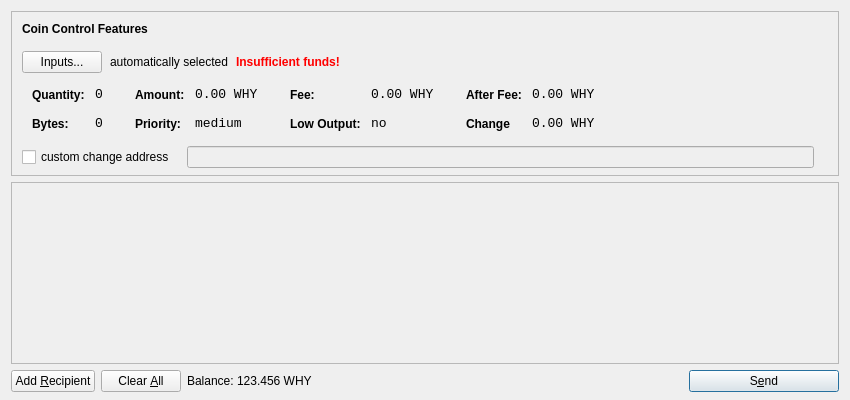
<?xml version="1.0" encoding="UTF-8"?>
<ui version="4.0">
 <class>SendCoinsDialog</class>
 <widget class="QDialog" name="SendCoinsDialog">
  <property name="geometry">
   <rect>
    <x>0</x>
    <y>0</y>
    <width>850</width>
    <height>400</height>
   </rect>
  </property>
  <property name="windowTitle">
   <string>Send Coins</string>
  </property>
  <layout class="QVBoxLayout" name="verticalLayout" stretch="0,1,0">
   <property name="bottomMargin">
    <number>8</number>
   </property>
   <item>
    <widget class="QFrame" name="frameCoinControl">
     <property name="sizePolicy">
      <sizepolicy hsizetype="Expanding" vsizetype="Expanding">
       <horstretch>0</horstretch>
       <verstretch>0</verstretch>
      </sizepolicy>
     </property>
     <property name="maximumSize">
      <size>
       <width>16777215</width>
       <height>16777215</height>
      </size>
     </property>
     <property name="frameShape">
      <enum>QFrame::StyledPanel</enum>
     </property>
     <property name="frameShadow">
      <enum>QFrame::Sunken</enum>
     </property>
     <layout class="QVBoxLayout" name="verticalLayoutCoinControl2">
      <property name="spacing">
       <number>-1</number>
      </property>
      <property name="leftMargin">
       <number>0</number>
      </property>
      <property name="topMargin">
       <number>0</number>
      </property>
      <property name="rightMargin">
       <number>0</number>
      </property>
      <property name="bottomMargin">
       <number>6</number>
      </property>
      <item>
       <layout class="QVBoxLayout" name="verticalLayoutCoinControl" stretch="0,0,0,0,1">
        <property name="spacing">
         <number>0</number>
        </property>
        <property name="leftMargin">
         <number>10</number>
        </property>
        <property name="topMargin">
         <number>10</number>
        </property>
        <item>
         <layout class="QHBoxLayout" name="horizontalLayoutCoinControl1">
          <property name="bottomMargin">
           <number>15</number>
          </property>
          <item>
           <widget class="QLabel" name="labelCoinControlFeatures">
            <property name="sizePolicy">
             <sizepolicy hsizetype="Preferred" vsizetype="Maximum">
              <horstretch>0</horstretch>
              <verstretch>0</verstretch>
             </sizepolicy>
            </property>
            <property name="font">
             <font>
              <weight>75</weight>
              <bold>true</bold>
             </font>
            </property>
            <property name="styleSheet">
             <string notr="true">font-weight:bold;</string>
            </property>
            <property name="text">
             <string>Coin Control Features</string>
            </property>
           </widget>
          </item>
         </layout>
        </item>
        <item>
         <layout class="QHBoxLayout" name="horizontalLayoutCoinControl2" stretch="0,0,0,0">
          <property name="spacing">
           <number>8</number>
          </property>
          <property name="bottomMargin">
           <number>10</number>
          </property>
          <item>
           <widget class="QPushButton" name="pushButtonCoinControl">
            <property name="styleSheet">
             <string notr="true"/>
            </property>
            <property name="text">
             <string>Inputs...</string>
            </property>
           </widget>
          </item>
          <item>
           <widget class="QLabel" name="labelCoinControlAutomaticallySelected">
            <property name="text">
             <string>automatically selected</string>
            </property>
            <property name="margin">
             <number>5</number>
            </property>
           </widget>
          </item>
          <item>
           <widget class="QLabel" name="labelCoinControlInsuffFunds">
            <property name="font">
             <font>
              <weight>75</weight>
              <bold>true</bold>
             </font>
            </property>
            <property name="styleSheet">
             <string notr="true">color:red;font-weight:bold;</string>
            </property>
            <property name="text">
             <string>Insufficient funds!</string>
            </property>
            <property name="margin">
             <number>5</number>
            </property>
           </widget>
          </item>
          <item>
           <spacer name="horizontalSpacerCoinControl">
            <property name="orientation">
             <enum>Qt::Horizontal</enum>
            </property>
            <property name="sizeHint" stdset="0">
             <size>
              <width>40</width>
              <height>1</height>
             </size>
            </property>
           </spacer>
          </item>
         </layout>
        </item>
        <item>
         <widget class="QWidget" name="widgetCoinControl" native="true">
          <property name="sizePolicy">
           <sizepolicy hsizetype="Preferred" vsizetype="Preferred">
            <horstretch>0</horstretch>
            <verstretch>0</verstretch>
           </sizepolicy>
          </property>
          <property name="minimumSize">
           <size>
            <width>0</width>
            <height>0</height>
           </size>
          </property>
          <property name="styleSheet">
           <string notr="true"/>
          </property>
          <layout class="QHBoxLayout" name="horizontalLayoutCoinControl5">
           <property name="margin">
            <number>0</number>
           </property>
           <item>
            <layout class="QHBoxLayout" name="horizontalLayoutCoinControl3" stretch="0,0,0,1">
             <property name="spacing">
              <number>20</number>
             </property>
             <property name="topMargin">
              <number>0</number>
             </property>
             <property name="bottomMargin">
              <number>10</number>
             </property>
             <item>
              <layout class="QFormLayout" name="formLayoutCoinControl1">
               <property name="horizontalSpacing">
                <number>10</number>
               </property>
               <property name="verticalSpacing">
                <number>14</number>
               </property>
               <property name="leftMargin">
                <number>10</number>
               </property>
               <property name="topMargin">
                <number>4</number>
               </property>
               <property name="rightMargin">
                <number>6</number>
               </property>
               <item row="0" column="0">
                <widget class="QLabel" name="labelCoinControlQuantityText">
                 <property name="styleSheet">
                  <string notr="true">font-weight:bold;</string>
                 </property>
                 <property name="text">
                  <string>Quantity:</string>
                 </property>
                 <property name="margin">
                  <number>0</number>
                 </property>
                </widget>
               </item>
               <item row="0" column="1">
                <widget class="QLabel" name="labelCoinControlQuantity">
                 <property name="font">
                  <font>
                   <family>Monospace</family>
                   <pointsize>10</pointsize>
                  </font>
                 </property>
                 <property name="cursor">
                  <cursorShape>IBeamCursor</cursorShape>
                 </property>
                 <property name="contextMenuPolicy">
                  <enum>Qt::ActionsContextMenu</enum>
                 </property>
                 <property name="text">
                  <string>0</string>
                 </property>
                 <property name="margin">
                  <number>0</number>
                 </property>
                 <property name="textInteractionFlags">
                  <set>Qt::LinksAccessibleByMouse|Qt::TextSelectableByKeyboard|Qt::TextSelectableByMouse</set>
                 </property>
                </widget>
               </item>
               <item row="1" column="0">
                <widget class="QLabel" name="labelCoinControlBytesText">
                 <property name="styleSheet">
                  <string notr="true">font-weight:bold;</string>
                 </property>
                 <property name="text">
                  <string>Bytes:</string>
                 </property>
                </widget>
               </item>
               <item row="1" column="1">
                <widget class="QLabel" name="labelCoinControlBytes">
                 <property name="font">
                  <font>
                   <family>Monospace</family>
                   <pointsize>10</pointsize>
                  </font>
                 </property>
                 <property name="cursor">
                  <cursorShape>IBeamCursor</cursorShape>
                 </property>
                 <property name="contextMenuPolicy">
                  <enum>Qt::ActionsContextMenu</enum>
                 </property>
                 <property name="text">
                  <string>0</string>
                 </property>
                 <property name="textInteractionFlags">
                  <set>Qt::LinksAccessibleByMouse|Qt::TextSelectableByKeyboard|Qt::TextSelectableByMouse</set>
                 </property>
                </widget>
               </item>
              </layout>
             </item>
             <item>
              <layout class="QFormLayout" name="formLayoutCoinControl2">
               <property name="horizontalSpacing">
                <number>10</number>
               </property>
               <property name="verticalSpacing">
                <number>14</number>
               </property>
               <property name="leftMargin">
                <number>6</number>
               </property>
               <property name="topMargin">
                <number>4</number>
               </property>
               <property name="rightMargin">
                <number>6</number>
               </property>
               <item row="0" column="0">
                <widget class="QLabel" name="labelCoinControlAmountText">
                 <property name="styleSheet">
                  <string notr="true">font-weight:bold;</string>
                 </property>
                 <property name="text">
                  <string>Amount:</string>
                 </property>
                 <property name="margin">
                  <number>0</number>
                 </property>
                </widget>
               </item>
               <item row="0" column="1">
                <widget class="QLabel" name="labelCoinControlAmount">
                 <property name="font">
                  <font>
                   <family>Monospace</family>
                   <pointsize>10</pointsize>
                  </font>
                 </property>
                 <property name="cursor">
                  <cursorShape>IBeamCursor</cursorShape>
                 </property>
                 <property name="contextMenuPolicy">
                  <enum>Qt::ActionsContextMenu</enum>
                 </property>
                 <property name="text">
                  <string>0.00 WHY</string>
                 </property>
                 <property name="textInteractionFlags">
                  <set>Qt::LinksAccessibleByMouse|Qt::TextSelectableByKeyboard|Qt::TextSelectableByMouse</set>
                 </property>
                </widget>
               </item>
               <item row="1" column="0">
                <widget class="QLabel" name="labelCoinControlPriorityText">
                 <property name="styleSheet">
                  <string notr="true">font-weight:bold;</string>
                 </property>
                 <property name="text">
                  <string>Priority:</string>
                 </property>
                </widget>
               </item>
               <item row="1" column="1">
                <widget class="QLabel" name="labelCoinControlPriority">
                 <property name="font">
                  <font>
                   <family>Monospace</family>
                   <pointsize>10</pointsize>
                  </font>
                 </property>
                 <property name="cursor">
                  <cursorShape>IBeamCursor</cursorShape>
                 </property>
                 <property name="contextMenuPolicy">
                  <enum>Qt::ActionsContextMenu</enum>
                 </property>
                 <property name="text">
                  <string>medium</string>
                 </property>
                 <property name="textInteractionFlags">
                  <set>Qt::LinksAccessibleByMouse|Qt::TextSelectableByKeyboard|Qt::TextSelectableByMouse</set>
                 </property>
                </widget>
               </item>
              </layout>
             </item>
             <item>
              <layout class="QFormLayout" name="formLayoutCoinControl3">
               <property name="horizontalSpacing">
                <number>10</number>
               </property>
               <property name="verticalSpacing">
                <number>14</number>
               </property>
               <property name="leftMargin">
                <number>6</number>
               </property>
               <property name="topMargin">
                <number>4</number>
               </property>
               <property name="rightMargin">
                <number>6</number>
               </property>
               <item row="0" column="0">
                <widget class="QLabel" name="labelCoinControlFeeText">
                 <property name="styleSheet">
                  <string notr="true">font-weight:bold;</string>
                 </property>
                 <property name="text">
                  <string>Fee:</string>
                 </property>
                 <property name="margin">
                  <number>0</number>
                 </property>
                </widget>
               </item>
               <item row="0" column="1">
                <widget class="QLabel" name="labelCoinControlFee">
                 <property name="font">
                  <font>
                   <family>Monospace</family>
                   <pointsize>10</pointsize>
                  </font>
                 </property>
                 <property name="cursor">
                  <cursorShape>IBeamCursor</cursorShape>
                 </property>
                 <property name="contextMenuPolicy">
                  <enum>Qt::ActionsContextMenu</enum>
                 </property>
                 <property name="text">
                  <string>0.00 WHY</string>
                 </property>
                 <property name="textInteractionFlags">
                  <set>Qt::LinksAccessibleByMouse|Qt::TextSelectableByKeyboard|Qt::TextSelectableByMouse</set>
                 </property>
                </widget>
               </item>
               <item row="1" column="0">
                <widget class="QLabel" name="labelCoinControlLowOutputText">
                 <property name="styleSheet">
                  <string notr="true">font-weight:bold;</string>
                 </property>
                 <property name="text">
                  <string>Low Output:</string>
                 </property>
                </widget>
               </item>
               <item row="1" column="1">
                <widget class="QLabel" name="labelCoinControlLowOutput">
                 <property name="font">
                  <font>
                   <family>Monospace</family>
                   <pointsize>10</pointsize>
                  </font>
                 </property>
                 <property name="cursor">
                  <cursorShape>IBeamCursor</cursorShape>
                 </property>
                 <property name="contextMenuPolicy">
                  <enum>Qt::ActionsContextMenu</enum>
                 </property>
                 <property name="text">
                  <string>no</string>
                 </property>
                 <property name="textInteractionFlags">
                  <set>Qt::LinksAccessibleByMouse|Qt::TextSelectableByKeyboard|Qt::TextSelectableByMouse</set>
                 </property>
                </widget>
               </item>
              </layout>
             </item>
             <item>
              <layout class="QFormLayout" name="formLayoutCoinControl4">
               <property name="horizontalSpacing">
                <number>10</number>
               </property>
               <property name="verticalSpacing">
                <number>14</number>
               </property>
               <property name="leftMargin">
                <number>6</number>
               </property>
               <property name="topMargin">
                <number>4</number>
               </property>
               <property name="rightMargin">
                <number>6</number>
               </property>
               <item row="0" column="0">
                <widget class="QLabel" name="labelCoinControlAfterFeeText">
                 <property name="styleSheet">
                  <string notr="true">font-weight:bold;</string>
                 </property>
                 <property name="text">
                  <string>After Fee:</string>
                 </property>
                 <property name="margin">
                  <number>0</number>
                 </property>
                </widget>
               </item>
               <item row="0" column="1">
                <widget class="QLabel" name="labelCoinControlAfterFee">
                 <property name="font">
                  <font>
                   <family>Monospace</family>
                   <pointsize>10</pointsize>
                  </font>
                 </property>
                 <property name="cursor">
                  <cursorShape>IBeamCursor</cursorShape>
                 </property>
                 <property name="contextMenuPolicy">
                  <enum>Qt::ActionsContextMenu</enum>
                 </property>
                 <property name="text">
                  <string>0.00 WHY</string>
                 </property>
                 <property name="textInteractionFlags">
                  <set>Qt::LinksAccessibleByMouse|Qt::TextSelectableByKeyboard|Qt::TextSelectableByMouse</set>
                 </property>
                </widget>
               </item>
               <item row="1" column="0">
                <widget class="QLabel" name="labelCoinControlChangeText">
                 <property name="styleSheet">
                  <string notr="true">font-weight:bold;</string>
                 </property>
                 <property name="text">
                  <string>Change</string>
                 </property>
                </widget>
               </item>
               <item row="1" column="1">
                <widget class="QLabel" name="labelCoinControlChange">
                 <property name="font">
                  <font>
                   <family>Monospace</family>
                   <pointsize>10</pointsize>
                  </font>
                 </property>
                 <property name="cursor">
                  <cursorShape>IBeamCursor</cursorShape>
                 </property>
                 <property name="contextMenuPolicy">
                  <enum>Qt::ActionsContextMenu</enum>
                 </property>
                 <property name="text">
                  <string>0.00 WHY</string>
                 </property>
                 <property name="textInteractionFlags">
                  <set>Qt::LinksAccessibleByMouse|Qt::TextSelectableByKeyboard|Qt::TextSelectableByMouse</set>
                 </property>
                </widget>
               </item>
              </layout>
             </item>
            </layout>
           </item>
          </layout>
         </widget>
        </item>
        <item>
         <layout class="QHBoxLayout" name="horizontalLayoutCoinControl4" stretch="0,0,0">
          <property name="spacing">
           <number>12</number>
          </property>
          <property name="sizeConstraint">
           <enum>QLayout::SetDefaultConstraint</enum>
          </property>
          <property name="topMargin">
           <number>5</number>
          </property>
          <property name="rightMargin">
           <number>5</number>
          </property>
          <item>
           <widget class="QCheckBox" name="checkBoxCoinControlChange">
            <property name="text">
             <string>custom change address</string>
            </property>
           </widget>
          </item>
          <item>
           <widget class="QLineEdit" name="lineEditCoinControlChange">
            <property name="enabled">
             <bool>false</bool>
            </property>
            <property name="sizePolicy">
             <sizepolicy hsizetype="Expanding" vsizetype="Fixed">
              <horstretch>0</horstretch>
              <verstretch>0</verstretch>
             </sizepolicy>
            </property>
           </widget>
          </item>
          <item>
           <widget class="QLabel" name="labelCoinControlChangeLabel">
            <property name="sizePolicy">
             <sizepolicy hsizetype="Preferred" vsizetype="Expanding">
              <horstretch>0</horstretch>
              <verstretch>0</verstretch>
             </sizepolicy>
            </property>
            <property name="minimumSize">
             <size>
              <width>0</width>
              <height>0</height>
             </size>
            </property>
            <property name="text">
             <string/>
            </property>
            <property name="margin">
             <number>3</number>
            </property>
           </widget>
          </item>
         </layout>
        </item>
        <item>
         <spacer name="verticalSpacerCoinControl">
          <property name="orientation">
           <enum>Qt::Vertical</enum>
          </property>
          <property name="sizeHint" stdset="0">
           <size>
            <width>800</width>
            <height>1</height>
           </size>
          </property>
         </spacer>
        </item>
       </layout>
      </item>
     </layout>
    </widget>
   </item>
   <item>
    <widget class="QScrollArea" name="scrollArea">
     <property name="widgetResizable">
      <bool>true</bool>
     </property>
     <widget class="QWidget" name="scrollAreaWidgetContents">
      <property name="geometry">
       <rect>
        <x>0</x>
        <y>0</y>
        <width>830</width>
        <height>165</height>
       </rect>
      </property>
      <layout class="QVBoxLayout" name="verticalLayout_2">
       <property name="margin">
        <number>0</number>
       </property>
       <item>
        <layout class="QVBoxLayout" name="entries">
         <property name="spacing">
          <number>6</number>
         </property>
        </layout>
       </item>
       <item>
        <spacer name="verticalSpacer">
         <property name="orientation">
          <enum>Qt::Vertical</enum>
         </property>
         <property name="sizeHint" stdset="0">
          <size>
           <width>20</width>
           <height>40</height>
          </size>
         </property>
        </spacer>
       </item>
      </layout>
     </widget>
    </widget>
   </item>
   <item>
    <layout class="QHBoxLayout" name="horizontalLayout">
     <item>
      <widget class="QPushButton" name="addButton">
       <property name="toolTip">
        <string>Send to multiple recipients at once</string>
       </property>
       <property name="text">
        <string>Add &amp;Recipient</string>
       </property>
       <property name="autoDefault">
        <bool>false</bool>
       </property>
      </widget>
     </item>
     <item>
      <widget class="QPushButton" name="clearButton">
       <property name="sizePolicy">
        <sizepolicy hsizetype="Minimum" vsizetype="Fixed">
         <horstretch>0</horstretch>
         <verstretch>0</verstretch>
        </sizepolicy>
       </property>
       <property name="toolTip">
        <string>Remove all transaction fields</string>
       </property>
       <property name="text">
        <string>Clear &amp;All</string>
       </property>
       <property name="autoRepeatDelay">
        <number>300</number>
       </property>
       <property name="autoDefault">
        <bool>false</bool>
       </property>
      </widget>
     </item>
     <item>
      <layout class="QHBoxLayout" name="horizontalLayout_2">
       <property name="spacing">
        <number>3</number>
       </property>
       <item>
        <widget class="QLabel" name="label">
         <property name="sizePolicy">
          <sizepolicy hsizetype="Preferred" vsizetype="Fixed">
           <horstretch>0</horstretch>
           <verstretch>0</verstretch>
          </sizepolicy>
         </property>
         <property name="text">
          <string>Balance:</string>
         </property>
        </widget>
       </item>
       <item>
        <widget class="QLabel" name="labelBalance">
         <property name="sizePolicy">
          <sizepolicy hsizetype="Preferred" vsizetype="Fixed">
           <horstretch>0</horstretch>
           <verstretch>0</verstretch>
          </sizepolicy>
         </property>
         <property name="cursor">
          <cursorShape>IBeamCursor</cursorShape>
         </property>
         <property name="text">
          <string>123.456 WHY</string>
         </property>
         <property name="textInteractionFlags">
          <set>Qt::LinksAccessibleByMouse|Qt::TextSelectableByKeyboard|Qt::TextSelectableByMouse</set>
         </property>
        </widget>
       </item>
      </layout>
     </item>
     <item>
      <spacer name="horizontalSpacer">
       <property name="orientation">
        <enum>Qt::Horizontal</enum>
       </property>
       <property name="sizeHint" stdset="0">
        <size>
         <width>40</width>
         <height>20</height>
        </size>
       </property>
      </spacer>
     </item>
     <item>
      <widget class="QPushButton" name="sendButton">
       <property name="minimumSize">
        <size>
         <width>150</width>
         <height>0</height>
        </size>
       </property>
       <property name="toolTip">
        <string>Confirm the send action</string>
       </property>
       <property name="text">
        <string>S&amp;end</string>
       </property>
       <property name="icon">
        <iconset resource="../bitcoin.qrc">
         <normaloff>:/icons/send</normaloff>:/icons/send</iconset>
       </property>
       <property name="default">
        <bool>true</bool>
       </property>
      </widget>
     </item>
    </layout>
   </item>
  </layout>
 </widget>
 <resources>
  <include location="../bitcoin.qrc"/>
 </resources>
 <connections/>
</ui>
